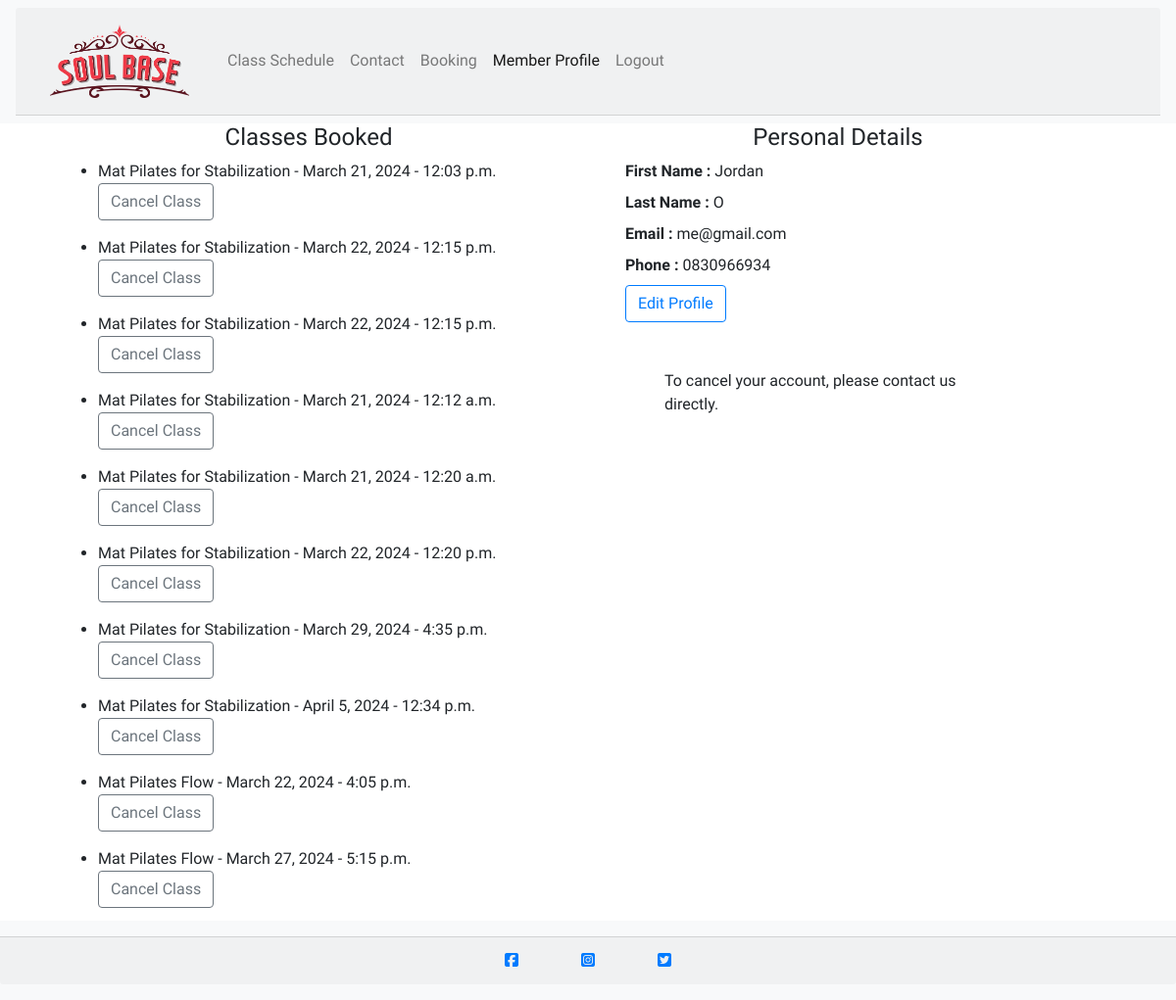
The page /member/ (signed in) on the database as committed earlier.
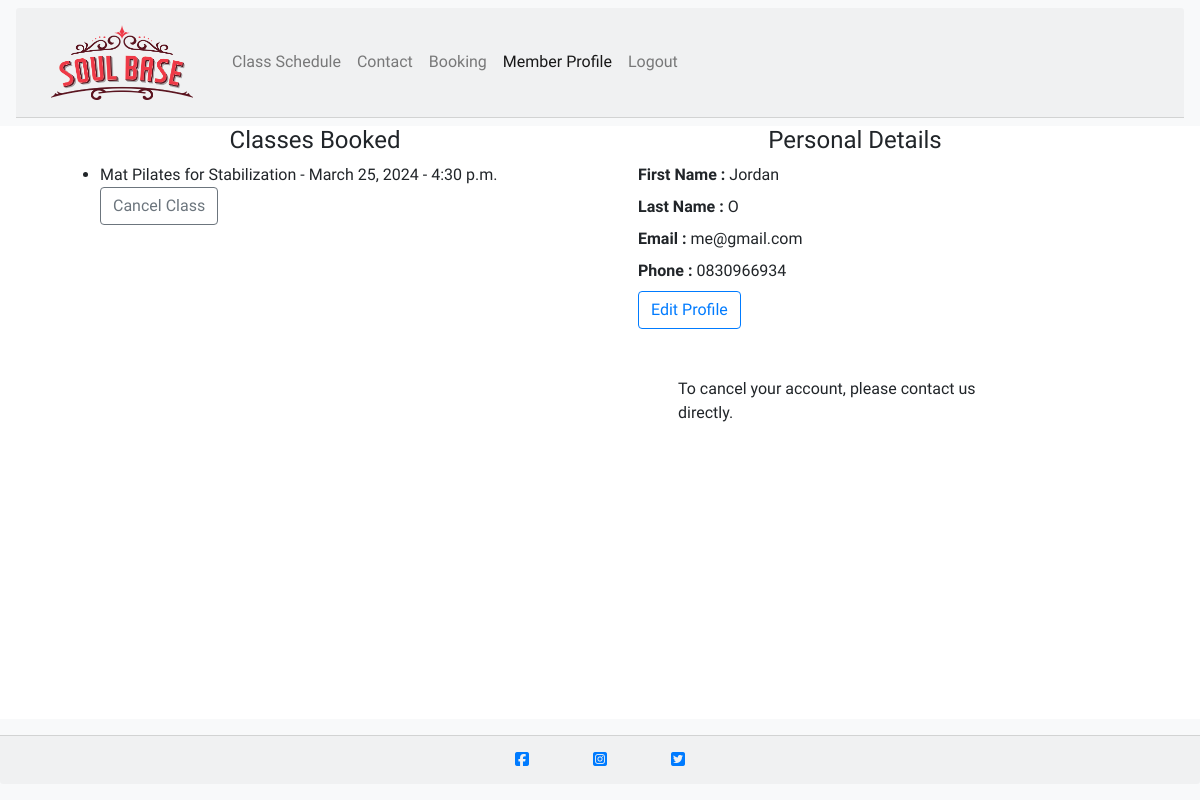
The same page on the database as committed later.
### class_booking/models.py (models this page shows, shortened)
class Booking(models.Model):
    booking_id = models.AutoField(primary_key=True)
    member = models.ForeignKey(UserProfile, on_delete=models.CASCADE)
    booked_class = models.ForeignKey(ClassDetail, on_delete=models.CASCADE)
    class_date = models.DateField()
    class_time = models.TimeField()

class ClassDetail(models.Model):
    DURATION_CHOICES = [
        ('Mat Pilates for Stabilization', '30 minutes'),
        ('Mat Pilates Flow', '45 minutes'),
        ('Strength and Stretch Movement Class', '60 minutes'),
    ]
    CLASS_CHOICES = [
        ('Mat Pilates for Stabilization',
         'Mat Pilates for Stabilization'),
        ('Mat Pilates Flow', 'Mat Pilates Flow'),
        ('Strength and Stretch Movement Class',
         'Strength and Stretch Movement Class'),
    ]
    class_id = models.AutoField(primary_key=True)
    class_name = models.CharField(max_length=100, choices=CLASS_CHOICES)
    description = models.TextField()
    price = models.DecimalField(max_digits=8, decimal_places=2)
    duration = models.CharField(max_length=50, choices=DURATION_CHOICES)
    capacity = models.IntegerField(validators=[MinValueValidator(1)])
    def __str__(self):
        return self.class_name

### member/models.py (models this page shows, shortened)
class UserProfile(models.Model):
    member = models.OneToOneField(
        User, on_delete=models.CASCADE, primary_key=True)
    phone = models.CharField(max_length=50)

### member/views.py (the view)
# urls.py: path('', views.member_profile, name='member'),
def member_profile(request):
    if request.user.is_authenticated:
        user_profile = UserProfile.objects.get(member=request.user)
        booked_classes = Booking.objects.filter(member=user_profile)
        if request.method == 'POST':
            form = UserProfileForm(request.POST, instance=user_profile)
            if form.is_valid():
                form.save()
                return redirect('member')
        else:
            form = UserProfileForm(instance=user_profile)
        context = {
            'booked_classes':booked_classes,
            'user_profile': user_profile,
            'form': form
                    }
        return render(request, "member/member_profile.html", context)
    else:
        return redirect('login')

### member/templates/member/member_profile.html (shortened to what this page needs)
{% extends "base.html" %}
{% block content %}
<div class="container">
    <div class="row col-md-12">
        <div class="col-md-6">
            <h4 class="text-center">Classes Booked</h4>
            {% for booking in booked_classes %}
              <ul>
                <li>{{ booking.booked_class }} - {{ booking.class_date }} - {{ booking.class_time }}
                  <form action="{% url 'cancel_booking' booking.booking_id %}" method="post">
                    <button type="submit" class="btn btn-outline-secondary">Cancel Class</button>
                  </form>
                </li>
              </ul>
            {% endfor %}
        </div>
        <div class="col-md-6">
          <h4 class="text-center">Personal Details</h4>
          <div class="container">
              <div class="col-md-6">
                  <article class="m-2"><strong>First Name :</strong> {{ user_profile.member.first_name }}</article>
                  <article class="m-2"><strong>Last Name :</strong> {{ user_profile.member.last_name }}</article>
                  <article class="m-2"><strong>Email :</strong> {{ user_profile.member.email }}</article>
                  <article class="m-2"><strong>Phone :</strong> {{ user_profile.phone }}</article>
              </div>
          </div>
          <div class="container">
              <div class="col-md-6 m-2">
                  <button type="button" class="btn btn-outline-primary" data-toggle="modal" data-target="#editProfileModal">
                      Edit Profile
                  </button>
              </div>
          </div>
          <div class="container">
            <div class="col-md-12">
              <p class="m-5">To cancel your account, please contact us directly.</p>
            </div>
          </div>
        </div>
    </div>
</div>
{% endblock %}

### templates/base.html (shortened to what this page needs)
{% load static %}
{% url 'homepage' as homepage_url %}
{% url 'booking' as booking_url %}
{% url 'contact' as contact_url %}
{% url 'member' as member_url %}
{% url 'account_login' as login_url %}
{% url 'account_signup' as signup_url %}
{% url 'account_logout' as logout_url %}
<!DOCTYPE html>
<html lang="en">
<head>
    <link rel="stylesheet" href="https://maxcdn.bootstrapcdn.com/bootstrap/4.1.3/css/bootstrap.min.css">
    <link rel="stylesheet" href="{% static 'css/style.css' %}">
</head>
<body class="d-flex flex-column min-vh-100">
    <nav class="navbar navbar-expand-md navbar-light bg-light">
        <div class="card-header container-fluid">
            <div class="col-md-2">
                <div class="navbar-brand">
                    <a href="{% url 'homepage' %}"><span><img src="{% static 'images/logo.png' %}" alt="Soul Base Logo" class="img-fluid"></span></a>
                </div>
            </div>
            <div class="collapse navbar-collapse" id="navbarNav">
                <ul class="navbar-nav">
                    <li class="nav-item">
                        <a class="nav-link {% if request.path == schedule_url %}active" aria-current="page{% endif %}" href="{% url 'class_schedule' %}">Class Schedule</a>
                    </li>
                    <li class="nav-item">
                        <a class="nav-link {% if request.path == contact_url %}active" aria-current="page{% endif %}" href="{% url 'contact' %}">Contact</a>
                    </li>
                    <li class="nav-item">
                        <a class="nav-link {% if request.path == booking_url %}active" aria-current="page{% endif %}" href="{% url 'booking' %}">Booking</a>
                    </li>
                    {% if user.is_authenticated %}
                    <li class="nav-item">
                        <a class="nav-link {% if request.path == member_url %}active" aria-current="page{% endif %}" href="{% url 'member' %}">Member Profile</a>
                    </li>
                    <li class="nav-item">
	                    <a class="nav-link {% if request.path == logout_url %}active" aria-current="page{% endif %}" href="{% url 'account_logout' %}">Logout</a>
                    </li>
                    {% endif %}
                </ul>
            </div>
        </div>
    </nav>
    <main>
        {% block content %}{% endblock content %}
    </main>
    <footer class="mt-auto py-3 bg-light text-center">
        <div class="card-footer container-fluid">
            <div class="row">
                <div class="col text-center">
                    <span class="social-icon">
                        <a
                          href="https://facebook.com/"
                          target="_blank"
                          rel="noopener"
                          aria-label="Share our studio on Facebook! (Opens in a new tab)"
                          ><i class="fa-brands fa-square-facebook"></i
                        ></a>
                    </span>
                    <span class="social-icon">
                        <a
                          href="https://instagram.com/"
                          target="_blank"
                          rel="noopener"
                          aria-label="Share our studio on Instagram! (Opens in a new tab)"
                          ><i class="fa-brands fa-square-instagram"></i
                        ></a>
                    </span>
                    <span class="social-icon">
                        <a
                          href="https://twitter.com/"
                          target="_blank"
                          rel="noopener"
                          aria-label="Share our studio on Twitter! (Opens in a new tab)"
                          ><i class="fa-brands fa-square-twitter"></i
                        ></a>
                    </span>
                </div>
            </div>
        </div>
    </footer>
</body>
</html>

### member/templates/member/edit_personal_details.html (shortened to what this page needs)
{% load crispy_forms_tags %}

### static/css/style.css (style rules this page uses)
body { font-family: Mulish, sans-serif; height: 100vh; max-width: 100%; overflow-x: hidden; }
.social-icon { margin: 30px; }
footer { position: fixed; bottom: 0; width: 100%; }

Rows that differ between the two databases and show on the page:
removed Booking: booked_class "Mat Pilates for Stabilization", class_date "March 21, 2024", class_time "12:03 p.m."
removed Booking: booked_class "Mat Pilates for Stabilization", class_date "March 22, 2024", class_time "12:15 p.m."
removed Booking: booked_class "Mat Pilates for Stabilization", class_date "March 22, 2024", class_time "12:15 p.m."
removed Booking: booked_class "Mat Pilates for Stabilization", class_date "March 21, 2024", class_time "12:12 a.m."
removed Booking: booked_class "Mat Pilates for Stabilization", class_date "March 21, 2024", class_time "12:20 a.m."
removed Booking: booked_class "Mat Pilates for Stabilization", class_date "March 22, 2024", class_time "12:20 p.m."
removed Booking: booked_class "Mat Pilates for Stabilization", class_date "March 29, 2024", class_time "4:35 p.m."
removed Booking: booked_class "Mat Pilates for Stabilization", class_date "April 5, 2024", class_time "12:34 p.m."
removed Booking: booked_class "Mat Pilates Flow", class_date "March 22, 2024", class_time "4:05 p.m."
removed Booking: booked_class "Mat Pilates Flow", class_date "March 27, 2024", class_time "5:15 p.m."
added Booking: booked_class "Mat Pilates for Stabilization", class_date "March 25, 2024", class_time "4:30 p.m."
